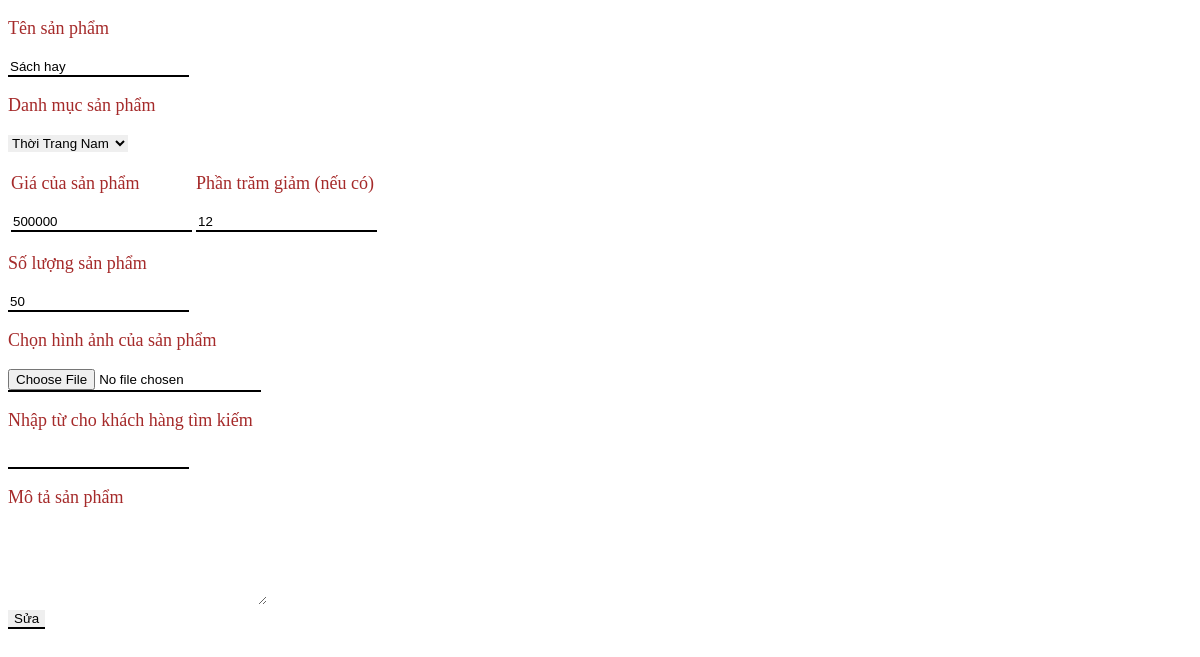
Page /product-edit.php?id=18 on the committed database.
### tables this page shows
CREATE TABLE `products` (
  `id` int(11) NOT NULL,
  `name_product` varchar(30) NOT NULL,
  `type_product` varchar(30) NOT NULL,
  `image_product` varchar(1000) NOT NULL,
  `price_product` int(11) NOT NULL,
  `quanlity_product` int(11) NOT NULL,
  `discount_product` int(11) NOT NULL
);

### product-edit.php (the view, shortened to what this page needs)
<?php
include './connect.php';
if(isset($_GET['id'])){
    $id = $_GET['id'];
}
?>
<?php
$sql = "Select* FROM products where id = $id";
$result = mysqli_query($conn,$sql);
$row = mysqli_fetch_assoc($result);
$img = "./img/".$row['image_product'];
?>
<!DOCTYPE html>
<html lang="en">
<head>
    <link rel="stylesheet" href="cssform.css">
</head>
<body>
<form action="adddata.php?id=<?php echo $row['id']?>" method="POST" enctype="multipart/form-data">
            <p>Tên sản phẩm</p>
            <input type="text" name = "nameproduct" value="<?php echo $row['name_product']?>">
            <p>Danh mục sản phẩm </p>
            <select name="type_product" id="">
                <?php
                $sql = "Select* FROM danhmucthoitrang";
                $result = mysqli_query($conn,$sql);
                if($result == true){
                    while ($roww = mysqli_fetch_assoc($result)){
                        ?>
                        <option value="<?php echo $roww['id']?>">
                        <?php echo $roww['tendanhmuc'] ?>
                        </option>
                        <?php
                    }
                }
                ?>
            </select>
            <table class="center">
                <tr>
                    <td>
                        <p>Giá của sản phẩm</p>
                        <input type="text" name = "price_product" value="<?php echo $row['price_product']?>">
                    </td>
                    <td>
                        <p>Phần trăm giảm (nếu có)</p>
                        <input type="text" name = "persen" value="<?php echo $row['discount_product']?>">
                    </td>
                </tr>
            </table>
            <p>Số lượng sản phẩm </p>
            <input type="text" name = "quanlity" value="<?php echo $row['quanlity_product']?>">
            <p>Chọn hình ảnh của sản phẩm</p>
            <input type="file" name ="img" value="<?php echo $img?>">
            <p>Nhập từ cho khách hàng tìm kiếm</p>
            <input type="text">
            <p>Mô tả sản phẩm</p>
            <textarea name="" id="" cols="30" rows="5"></textarea>
            <br>
            <input type="submit" name = "edit"value="Sửa">
</form>
</body>
</html>

### cssform.css (style rules this page uses)
p { font-family:'Times New Roman', Times, serif ; font-size: large; color: brown; }
input,select,textarea { outline: 0; border: 0; }
input { border-bottom:2px solid black ; }

### rows in the picture
products: nameproduct "Sách hay", price_product "500000", persen "12", quanlity "50"

### other values in the picture
form field type_product "Thời Trang Nam"
